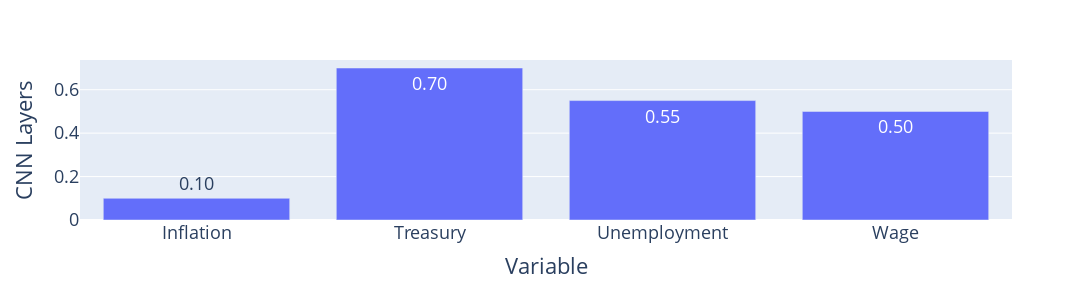
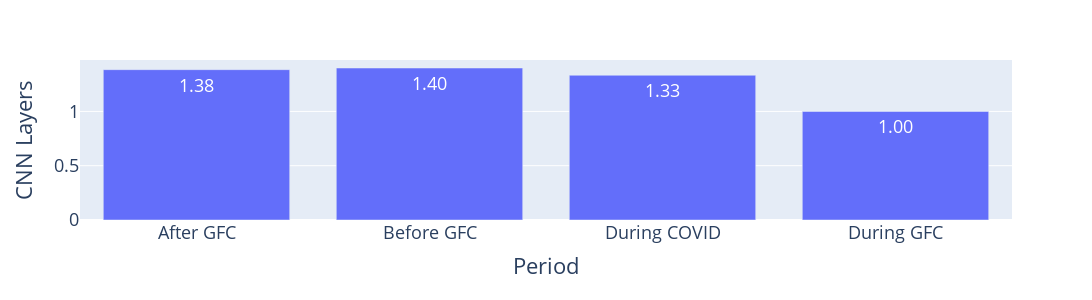

Notebook code for these charts, in order:
### Code cell
CNN_layers = hypertune_best_variable_params(best_models, "CNN_layers", "CNN Layers")

### Figure 1 — Plotly figure (JSON) as saved in the notebook; plotly's stock layout.template omitted (floating-point values rounded to 4 significant figures)
{"data": [{"alignmentgroup": "True", "hovertemplate": "Variable=%{x}<br>CNN Layers=%{text}<extra></extra>", "legendgroup": "", "marker": {"color": "#636efa"}, "name": "", "offsetgroup": "", "orientation": "v", "showlegend": false, "text": [0.1, 0.7, 0.55, 0.5], "textfont": {"size": 18}, "textposition": "auto", "texttemplate": "%{text:.2f}", "type": "bar", "x": ["Inflation", "Treasury", "Unemployment", "Wage"], "xaxis": "x", "y": [0.1, 0.7, 0.55, 0.5], "yaxis": "y"}], "layout": {"barmode": "relative", "font": {"size": 18}, "height": 300, "legend": {"tracegroupgap": 0}, "margin": {"t": 60}, "width": 1250, "xaxis": {"anchor": "y", "domain": [0, 1], "title": {"text": "Variable"}}, "yaxis": {"anchor": "x", "domain": [0, 1], "title": {"text": "CNN Layers"}}}}

### Figure 2 — Plotly figure (JSON) as saved in the notebook; plotly's stock layout.template omitted (floating-point values rounded to 4 significant figures)
{"data": [{"alignmentgroup": "True", "hovertemplate": "Period=%{x}<br>CNN Layers=%{text}<extra></extra>", "legendgroup": "", "marker": {"color": "#636efa"}, "name": "", "offsetgroup": "", "orientation": "v", "showlegend": false, "text": [1.385, 1.4, 1.333, 1], "textfont": {"size": 18}, "textposition": "auto", "texttemplate": "%{text:.2f}", "type": "bar", "x": ["After GFC", "Before GFC", "During COVID", "During GFC"], "xaxis": "x", "y": [1.385, 1.4, 1.333, 1], "yaxis": "y"}], "layout": {"barmode": "relative", "font": {"size": 18}, "height": 300, "legend": {"tracegroupgap": 0}, "margin": {"t": 60}, "width": 1250, "xaxis": {"anchor": "y", "domain": [0, 1], "title": {"text": "Period"}}, "yaxis": {"anchor": "x", "domain": [0, 1], "title": {"text": "CNN Layers"}}}}
